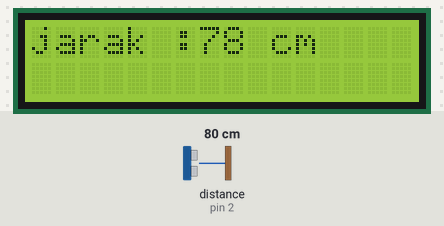
This sketch was run on a simulated Arduino Uno, built with avr-gcc and run on an emulated ATmega328P. On the bench: 16×2 character LCD. Wiring (inferred from the names in the program): ultrasonic range finder: trigger pin 15; echo pin 2. The inputs (shaded band) are chosen by the test bench; at power-on: distance to the obstacle (sensor on pin 2) 80 cm. The echo pulse lasts 58.3 µs per cm; what the sketch prints to the serial monitor is not drawn.

Above: at 1.2 s.
1.3 s: distance to the obstacle (sensor on pin 2) set to 2 cm
At 2.0 s:
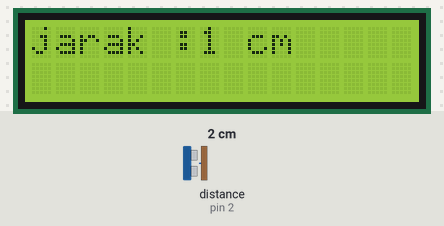
4.4 s: distance to the obstacle (sensor on pin 2) set to 4 cm
At 5.1 s:
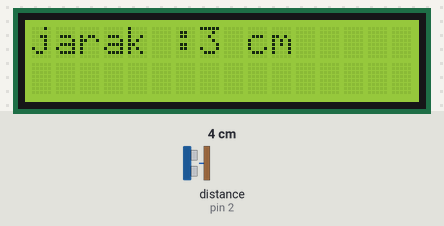
6.2 s: distance to the obstacle (sensor on pin 2) set to 9 cm
At 6.6 s:
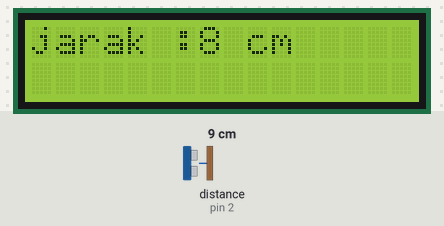
Timing chart, 0 to 9.2 s (numbered marks = the images above; inputs shaded):
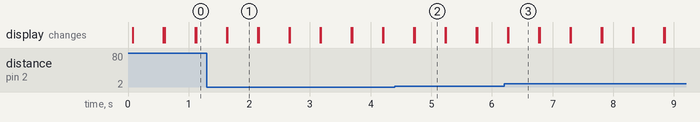

Measured:
- after the input at 1.3 s, the display: first differs from a run without the input after 0.34 s (image 1)
- after the input at 4.4 s, the display: first differs from a run without the input after 0.33 s (image 2)
- after the input at 6.2 s, the display: first differs from a run without the input after 0.07 s (image 3)
- what the display in image 1 shows lasts 0.5 s, from 1.6 s to 2.1 s

The sketch:

LKPD20.ino
```cpp
//SIGIT PRAPANCA XI TAV3
const int trigPin = 15;
const int echoPin = 2;
#include <LiquidCrystal_I2C.h>
LiquidCrystal_I2C lcd(0x27, 16, 2);
void setup(){
  Serial.begin(115200);
  lcd.begin();
  lcd.backlight();
  pinMode(trigPin, OUTPUT);
  pinMode(echoPin, INPUT);}
void loop(){
  long duration, distance;
  digitalWrite(trigPin, LOW);
  delayMicroseconds(2);
  digitalWrite(trigPin, HIGH);
  delayMicroseconds(10);
  digitalWrite(trigPin, LOW);
  duration = pulseIn(echoPin, HIGH);
  distance = duration * 0.034 / 2;
  if(distance == 0) {
    Serial.println("tidak ada objek terdeteksi.");
    lcd.setCursor(0, 0);
    lcd.print("tidak ada objek terdeteksi");
} else {
  Serial.print("jarak:");
  Serial.print(distance);
  Serial.println (" cm ");
  lcd.setCursor(0, 0);
  lcd.print("jarak :");
  lcd.print(distance);
  lcd.print(" cm");}
  delay(500);
  lcd.clear();}
```
